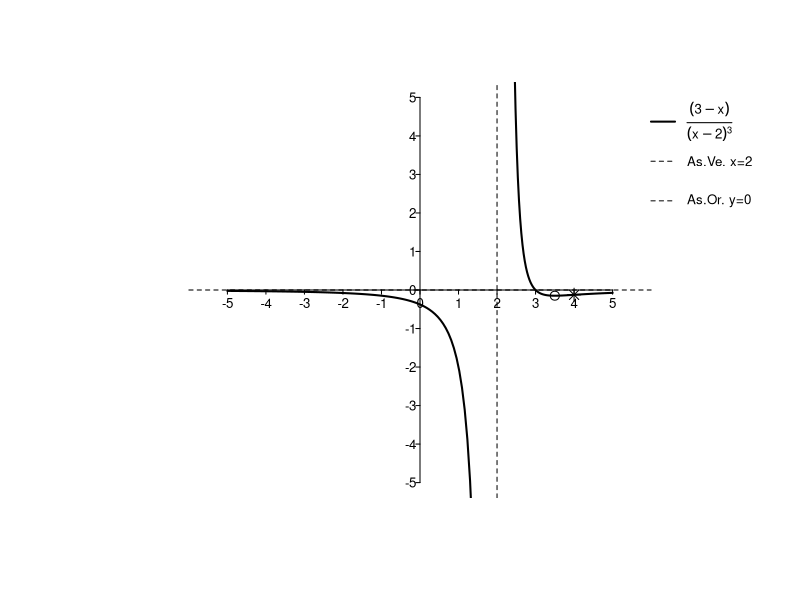
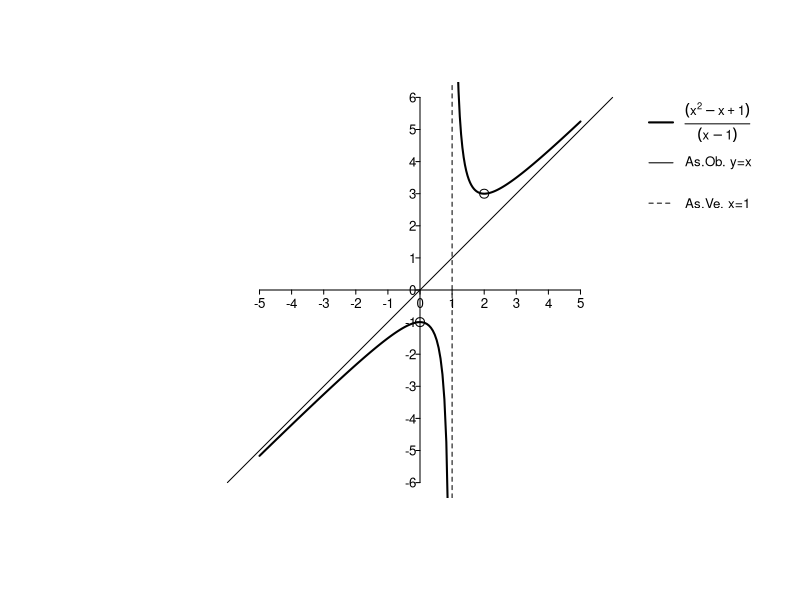
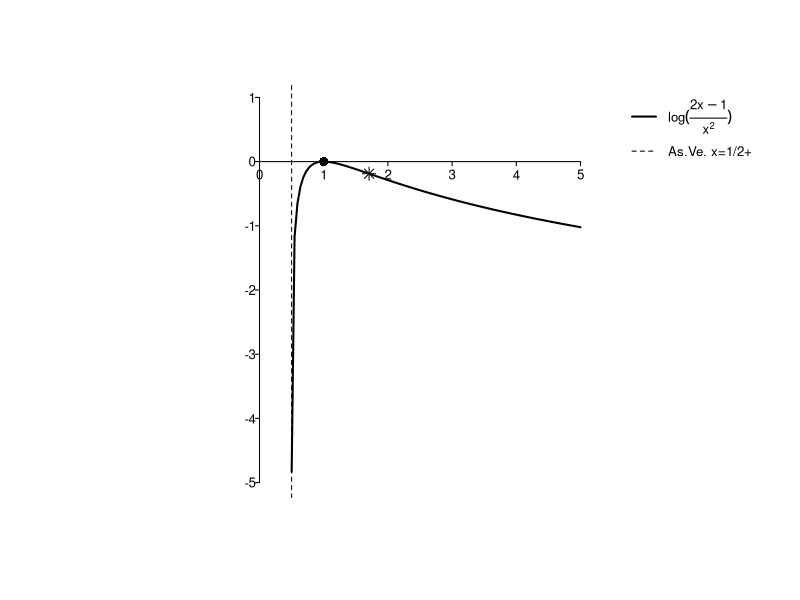
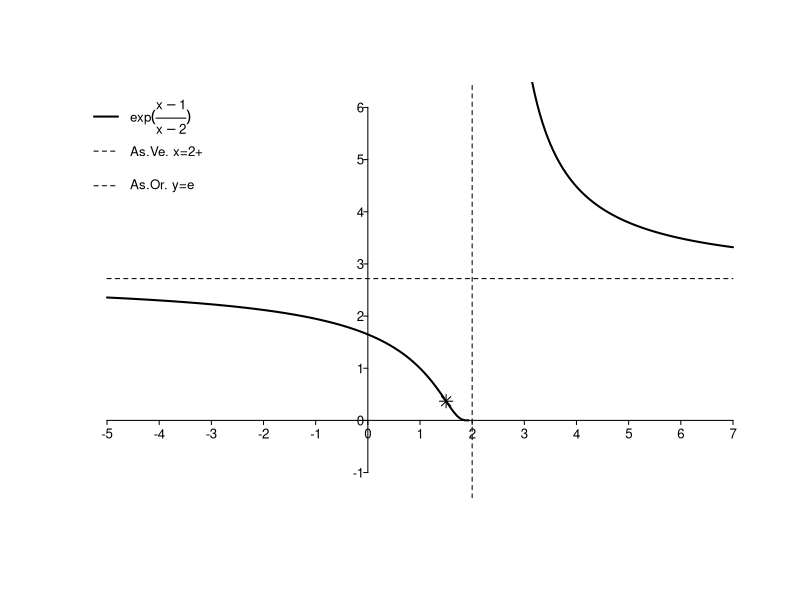

Source code (R) for these figures, in order:
## ---- chunk 1
#par(mfrow=c(1,1), pty="s")
xm=-5
xM=5
ym=-5
yM=5
curve((3-x)/(x-2)^3, from=xm, to=2, xlim=c(xm,xM), ylim=c(ym,yM), cex.lab=0.75, bty='l', axes=FALSE, xlab='',ylab='', lwd = 2, mgp = c(0, 0.1, 0),font.main=1,asp=1)
curve((3-x)/(x-2)^3, from=2, to=xM,xlim=c(xm,xM), ylim=c(ym,yM),bty='l', lwd = 2,lty=1, add = TRUE)
curve(0*x^1, from=xm-1, to=xM+1,xlim=c(xm,xM+1), ylim=c(ym,yM),bty='l', lwd = 1,lty=2, add = TRUE)
abline(v=2,lty =2,lwd = 1, xlim=c(xm,xM), ylim=c(ym,yM))
#abline(h=0,lty =2,lwd = 1, xlim=c(xm,xM), ylim=c(ym,yM))
points(4, -1/8, cex = 1.25, pch=8)
points(7/2, -4/27, cex = 1.2)
axis(1,pos=0,at=xm:xM,cex.axis=0.8,tck=-0.01, mgp = c(0, 0.1, 0))
axis(2,pos=0,at=ym:yM,cex.axis=0.8,cex.axis=0.8,tck=-0.01, mgp = c(0, 0.2, 0),las = 1)
#grid(nx=NULL,ny=NULL,col = "lightgray", lty = "dotted",lwd = 1)
legend("topright", legend=c(expression(frac((3-x),(x-2)^3)),"As.Ve. x=2","As.Or. y=0"), lty=c(1,2,2),lwd=c(2,1,1), bty='n', cex=0.8)
## ---- chunk 2
#par(mfrow=c(1,1), pty="s")
xm=-5
xM=5
ym=-6
yM=6
curve((x^2-x+1)/(x-1), from=xm, to=1, xlim=c(xm,xM), ylim=c(ym,yM), cex.lab=0.75, bty='l', axes=FALSE, xlab='',ylab='', lwd = 2, mgp = c(0, 0.1, 0),font.main=1,asp=1)
curve((x^2-x+1)/(x-1), from=1, to=xM,xlim=c(xm,xM), ylim=c(ym,yM),bty='l', lwd = 2,lty=1, add = TRUE)
curve(1*x^1, from=xm-1, to=xM+1,xlim=c(xm,xM+1), ylim=c(ym,yM),bty='l', lwd = 1,lty=1, add = TRUE)
abline(v=1,lty =2,lwd = 1, xlim=c(xm,xM), ylim=c(ym,yM))
#abline(h=0,lty =2,lwd = 1, xlim=c(xm,xM), ylim=c(ym,yM))
#points(4, -1/8, cex = 1.25, pch=8)
points(0, -1, cex = 1.2)
points(2, 3, cex = 1.2)
axis(1,pos=0,at=xm:xM,cex.axis=0.8,tck=-0.01, mgp = c(0, 0.1, 0))
axis(2,pos=0,at=ym:yM,cex.axis=0.8,cex.axis=0.8,tck=-0.01, mgp = c(0, 0.2, 0),las = 1)
#grid(nx=NULL,ny=NULL,col = "lightgray", lty = "dotted",lwd = 1)
legend("topright", legend=c(expression(frac((x^2-x+1),(x-1))),"As.Ob. y=x","As.Ve. x=1"), lty=c(1,1,2),lwd=c(2,1,1), bty='n', cex=0.8)
## ---- chunk 3
#par(mfrow=c(1,1), pty="s")
xm=0
xM=5
ym=-5
yM=1
curve(log((2*x-1)/x^2), from=1/2+0.001, to=xM, xlim=c(xm,xM), ylim=c(ym,yM), cex.lab=0.75, bty='l', axes=FALSE, xlab='',ylab='', lwd = 2, mgp = c(0, 0.1, 0),font.main=1,asp=1)
abline(v=1/2,lty =2,lwd = 1, xlim=c(xm,xM), ylim=c(ym,yM))
#abline(h=0,lty =2,lwd = 1, xlim=c(xm,xM), ylim=c(ym,yM))
points((2+sqrt(2))/2, -0.1882264, cex = 1.25, pch=8)
points(1, 0, cex = 1.2, pch=16)
axis(1,pos=0,at=xm:xM,cex.axis=0.8,tck=-0.01, mgp = c(0, 0.1, 0))
axis(2,pos=0,at=ym:yM,cex.axis=0.8,cex.axis=0.8,tck=-0.01, mgp = c(0, 0.2, 0),las = 1)
#grid(nx=NULL,ny=NULL,col = "lightgray", lty = "dotted",lwd = 1)
legend("topright", legend=c(expression(log(frac(2*x-1,x^2))),"As.Ve. x=1/2+"), lty=c(1,2),lwd=c(2,1), bty='n', cex=0.8)
## ---- chunk 4
#par(mfrow=c(1,1), pty="s")
xm=-5
xM=7
ym=-1
yM=6
curve(exp((x-1)/(x-2)), from=xm, to=2, xlim=c(xm,xM), ylim=c(ym,yM), cex.lab=0.75, bty='l', axes=FALSE, xlab='',ylab='', lwd = 2, mgp = c(0, 0.1, 0),font.main=1,asp=1)
curve(exp((x-1)/(x-2)), from=2.001, to=xM,xlim=c(xm,xM), ylim=c(ym,yM),bty='l', lwd = 2,lty=1, add = TRUE)
curve(exp(1)*x^0, from=xm, to=xM,xlim=c(xm,xM), ylim=c(ym,yM),bty='l', lwd = 1,lty=2, add = TRUE)
abline(v=2,lty =2,lwd = 1, xlim=c(xm,xM), ylim=c(ym,yM))
#abline(h=exp(1),lty =2,lwd = 1, xlim=c(xm,xM), ylim=c(ym,yM))
points(3/2, exp(-1), cex = 1.25, pch=8)
#points(1, 0, cex = 1.2, pch=16)
axis(1,pos=0,at=xm:xM,cex.axis=0.8,tck=-0.01, mgp = c(0, 0.1, 0))
axis(2,pos=0,at=ym:yM,cex.axis=0.8,cex.axis=0.8,tck=-0.01, mgp = c(0, 0.2, 0),las = 1)
#grid(nx=NULL,ny=NULL,col = "lightgray", lty = "dotted",lwd = 1)
legend("topleft", legend=c(expression(exp(frac(x-1,x-2))),"As.Ve. x=2+","As.Or. y=e"), lty=c(1,2,2),lwd=c(2,1,1), bty='n', cex=0.8)
